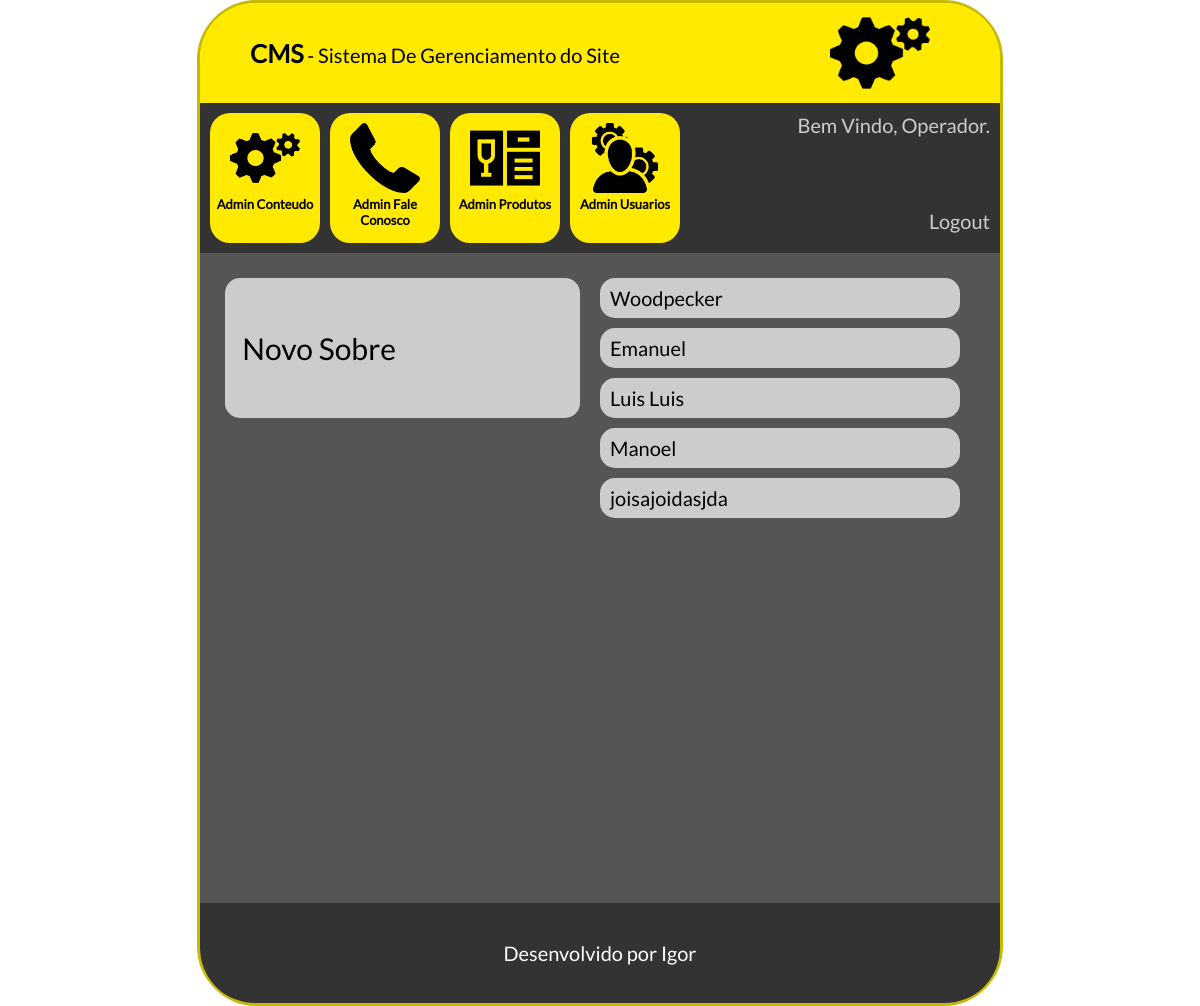
Page /cms/adminsobre.php (signed in) on the earlier database version.
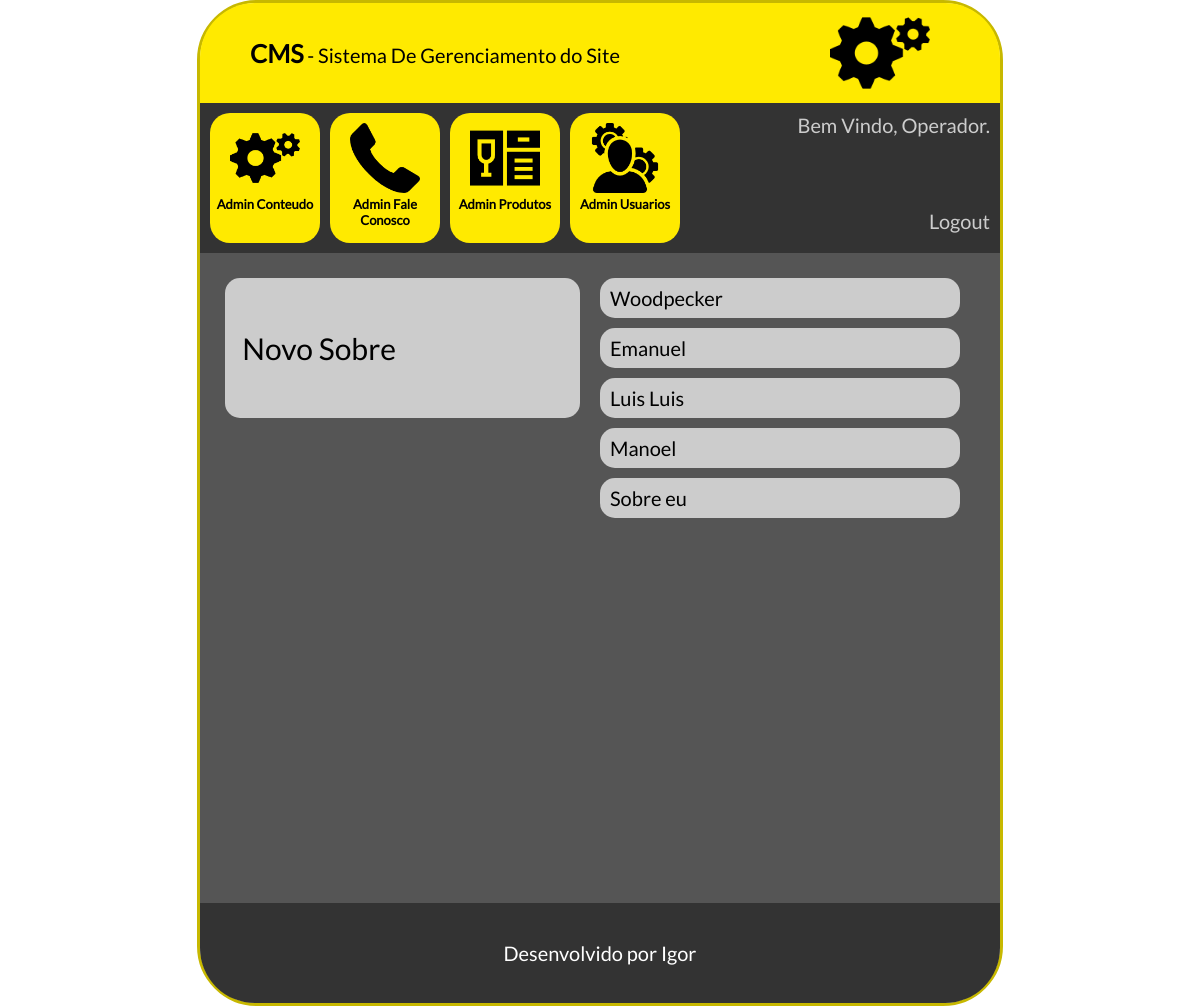
Same page on the later database version.
### tables this page shows
CREATE TABLE `tbl_sobre` (
  `id` int(11) NOT NULL AUTO_INCREMENT,
  `nome` varchar(200) NOT NULL,
  `sobre` longtext NOT NULL,
  `ativo` int(11) NOT NULL,
  PRIMARY KEY (`id`,`nome`)
);

### cms/conexao.php (called while the page is built)
<?php
    function conexaoDb(){
        $host = "localhost";
        $database = "db_banca";
        $user = "root";
        $password = "bcd127";
        if(!$conexao = mysqli_connect($host,$user,$password,$database)){
            echo('Erro na conexão com o Banco de Dados');
        }
        return $conexao;
    }
?>

### cms/db.php (called while the page is built, shortened)
<?php
    include_once "conexao.php";
    function selectUsuarioBanco($id){
        $sql = "SELECT * from tbl_usuarios WHERE id=". $id;
        return mysqli_query(conexaoDb(), $sql);
    }
    function selectSobresBanco(){
        $sql = "SELECT * from tbl_sobre";
        return mysqli_query(conexaoDb(), $sql);
    }
?>

### cms/adminsobre.php (the view, shortened to what this page needs)
<?php
    include_once "db.php";
    $selectLogin = selectUsuarioBanco($_SESSION["idLogin"]);
    $rsLogado = mysqli_fetch_array($selectLogin);
    $nomeLogado = $rsLogado["nome"];
    $select = selectSobresBanco();
?>
<!doctype html>
<html lang="pt-br">
	<head>
        <link rel="stylesheet" type="text/css" href="css/style.css">
	</head>
	<body>
        <main id="caixaPrincipal">
            <div id="caixaLogo">
                <span class="textoGrande">CMS</span> - Sistema De Gerenciamento do Site
                <div id="logo"><img src="icones/config.png"></div>
            </div>
            <div id="caixaOpcoes">
                <a href="index.php">
                    <div class="caixaItem">
                        <img src="icones/config.png"><br>
                        Admin Conteudo
                    </div>
                </a>
                <a href="faleconosco.php">
                    <div class="caixaItem">
                        <img src="icones/contato.png"><br>
                        Admin Fale Conosco
                    </div>
                </a>
                <a href="produtos.php">
                    <div class="caixaItem">
                        <img src="icones/produtos.png"><br>
                        Admin Produtos
                    </div>
                </a>
                <a href="usuarios.php">
                    <div class="caixaItem">
                        <img src="icones/admin.png"><br>
                        Admin Usuarios
                    </div>
                </a>
                <div id="caixaUsuario">
                    Bem Vindo, <?php echo($nomeLogado)?>.<br><br><br><br>
                    <a href="../login.php?modo=logout"><span class="branco">Logout</span></a>
                </div>
            </div>
            <div id="caixaConteudo">
                <div class=colunaConteudo>
                    <a href="cadastrarsobre.php">
                        <div class="caixaOpcao">
                             &nbsp;&nbsp; Novo Sobre
                        </div>
                    </a>
                </div>
                <div class=colunaConteudoContatoNivel>
                    <?php
                    while($rsSobre = mysqli_fetch_array($select)){
                    ?>
                        <div class="usuarioNivel">
                             <?php echo($rsSobre['nome'])?>
                        </div>
                    <?php } ?>
                </div>
            </div>
            <footer id="rodape">
                Desenvolvido por Igor
            </footer>
        </main>
    </body>
</html>

Differences in the rows shown:
removed tbl_sobre: nome "joisajoidasjda"
added tbl_sobre: nome "Sobre eu"
